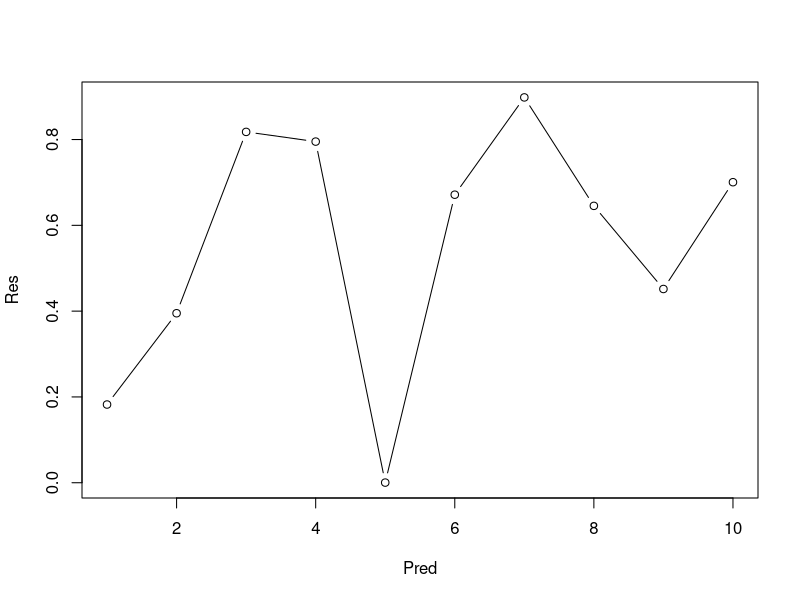
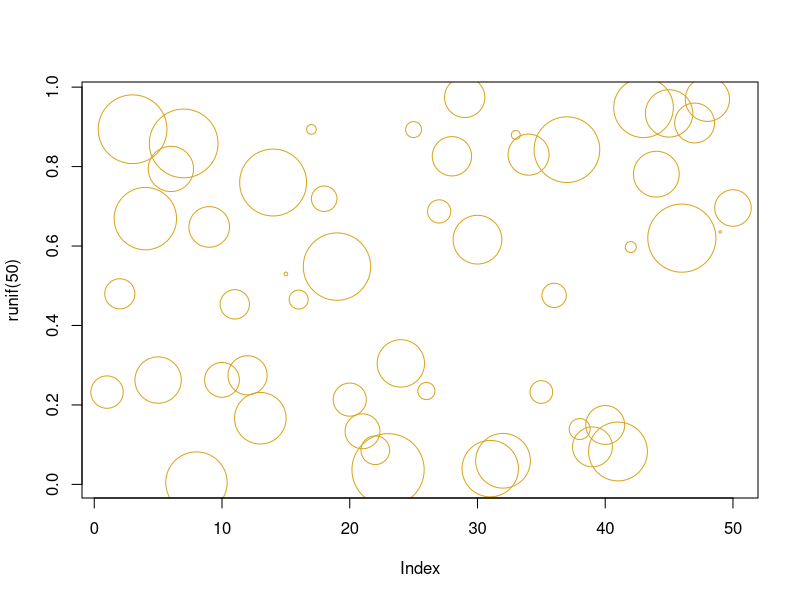

These charts were generated, in order, by the following R code:
## ---- chunk 1
library(knitr)
kable(head(iris))
## ---- chunk 2
# Use comments extensively in ALL of your coding!
Pred <- seq(1,10)     # make a vector of integers from 1 to 10
Res <- runif(10)      # generate 10 draws from a random uniform (0,1) distribution

# print the random numbers
print(Res)

# plot the graph
plot(x=Pred,y=Res,type="b")
## ---- chunk 3
plot(runif(50),cex=10*runif(50),col="goldenrod")
print(rnorm(n=10, mean=10, sd=2))
